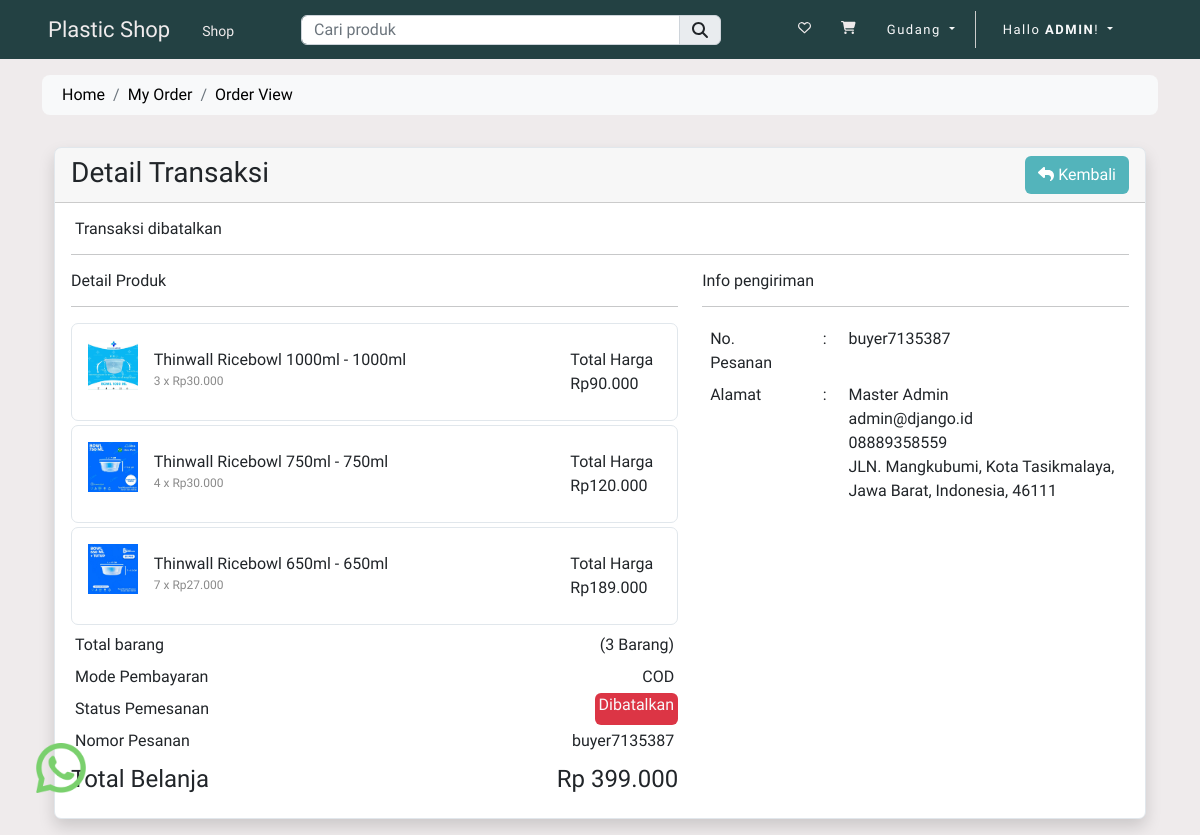
Screenshot of /order/view/buyer7135387 (signed in) with the database file from the repository.
### store/models.py (models this page shows, shortened)
class OrderItem(Model):
    order = ForeignKey(Order, on_delete=CASCADE)
    product = ForeignKey(Produk, on_delete=CASCADE)
    price = FloatField(null=False)
    quantity = IntegerField(null=False)

class Produk(Model):
    kategori = ForeignKey(Kategori, on_delete=CASCADE)
    slug = CharField(max_length=150, null=False, blank=False)
    name = CharField(max_length=150, null=False, blank=False)
    product_image = ImageField(
        upload_to=get_file_path, null=False, blank=False)
    small_description = CharField(max_length=250, null=False, blank=False)
    size = CharField(max_length=25, null=True, blank=True)
    kuantitas = IntegerField(null=True, blank=True)
    stok = IntegerField(null=False, blank=False)
    description = TextField(max_length=500, null=False, blank=False)
    selling_price = FloatField(null=False, blank=False)
    status = BooleanField(
        default=False, help_text="0=default, 1=Hidden")
    trending = BooleanField(
        default=False, help_text="0=default, 1=Trending")
    create_at = DateTimeField(auto_now_add=True)

class Order(Model):
    user = ForeignKey(User, on_delete=CASCADE)
    fname = CharField(max_length=150, null=False)
    lname = CharField(max_length=150, null=False)
    email = CharField(max_length=150, null=False)
    phone = CharField(max_length=150, null=False)
    address = TextField(null=False)
    city = CharField(max_length=150, null=False)
    state = CharField(max_length=150, null=False)
    country = CharField(max_length=150, null=False)
    pincode = CharField(max_length=150, null=False)
    total_price = FloatField(null=False)
    payment_mode = CharField(max_length=150, null=False)
    payment_id = CharField(max_length=250, null=True)
    orderstatuses = (
        ('Pending', 'Pending'),
        ('Shipped', 'Shipped'),
        ('Completed', 'Completed'),
        ('Cancelled', 'Cancelled'),
    )
    status = CharField(
        max_length=150, choices=orderstatuses, default='Pending')
    message = TextField(null=True)
    tracking_no = CharField(max_length=150, null=True)
    created_at = DateTimeField(auto_now_add=True)
    updated_at = DateTimeField(auto_now=True)

### store/controller/order.py (the view)
# urls.py: path('order/view/<str:t_no>', order.vieworder, name="orderview"),
def vieworder(request, t_no):
    user_agent = request.META.get('HTTP_USER_AGENT', '')
    device_type = parse(user_agent)
    if device_type.is_mobile:
        if device_type.device.family == 'iPhone' or device_type.os.family == 'Android':
            template_name = 'store/mobile/orders/view.html'
        else:
            template_name = 'store/mobile/orders/view.html'
    elif device_type.is_tablet:
        if device_type.device.family == 'iPad' or device_type.os.family == 'Android':
            template_name = 'store/tablet/orders/view.html'
        else:
            template_name = 'store/tablet/orders/view.html'
    elif device_type.is_pc:
        if device_type.os.family == 'Mac OS X' or device_type.os.family == 'Windows':
            template_name = 'store/desktop/orders/view.html'
        else:
            template_name = 'store/desktop/orders/view.html'
    else:
        template_name = 'store/desktop/orders/view.html'
    order = Order.objects.filter(
        tracking_no=t_no).filter(user=request.user).first()
    orderitems = OrderItem.objects.filter(order=order)
    for item in orderitems:
        item_total_price = item.price * item.quantity
        item.item_total_price = item_total_price
    order_count = OrderItem.objects.filter(order=order).count()
    context = {'order': order, 'orderitems': orderitems,
               'order_count': order_count}
    return render(request, template_name, context)

### store/templates/store/desktop/orders/view.html (shortened to what this page needs)
{% extends 'store/desktop/layouts/main.html' %}
{% load static %}
{% load humanize %}
{% block content %}
<div class="container py-3">
    <div class="row">
        <div class="col">
            <nav aria-label="breadcrumb" class="bg-light rounded-3 p-2 mb-3">
                <div class="container">
                    <ol class="breadcrumb mb-0">
                        <li class="breadcrumb-item"><a href="{% url 'home' %}">Home</a></li>
                        <li class="breadcrumb-item"><a href="{% url 'myorders' %}">My Order</a>
                        <li class="breadcrumb-item active" aria-current="page"><a href="{% url 'myorders' %}">Order
                                View</a>
                        </li>
                    </ol>
                </div>
            </nav>
        </div>
    </div>
    <div class="container mt-3">
        <div class="row">
            <div class="col-md-12">
                <div class="card shadow ">
                    <div class="card-header">
                        <h3 class="mb-0">Detail Transaksi
                            <a href="{% url 'myorders' %}" class="btn btn-dasar float-end"><i class="fa fa-reply"></i>
                                Kembali</a>
                        </h3>
                    </div>
                    <div class="card-body">
                        <div class="row">
                            <div class="col-md-12">
                                {% if order.status == 'Pending' %}
                                <h6 class="px-1"> Transaksi sedang diproses </h6>
                                {% elif order.status == 'Cancelled' %}
                                <h6 class="px-1"> Transaksi dibatalkan </h6>
                                {% elif order.status == 'Shipped' %}
                                <h6 class="px-1"> Produk sedang dalam pengiriman </h6>
                                {% elif order.status == 'Completed' %}
                                <h6 class="px-1"> Transaksi selesai </h6>
                                {% endif %}
                                <hr>
                            </div>
                            <div class="col-md-7">
                                <h6>Detail Produk</h6>
                                <hr>
                                {% for item in orderitems %}
                                <div class="card mb-1">
                                    <div class="p-3">
                                        <div class="row">
                                            <div class="col-md-1">
                                                <img src="{{ item.product.product_image.url }}" height="50px"
                                                    width="50px" alt="Product Image">
                                            </div>
                                            <div class="col-md-11">
                                                <div class="d-flex justify-content-between">
                                                    <div height="500px" width="50px">
                                                        <div class="p-2">
                                                            <div class="ms-2">
                                                                <div class="col-md-12">
                                                                    {{ item.product.name }} - {{ item.product.size }}
                                                                    <div style="color: #8a8a8a; font-size: 12px;">
                                                                        {{ item.quantity }} x
                                                                        Rp{{ item.price | stringformat:'d' | intcomma }}
                                                                    </div>
                                                                </div>
                                                            </div>
                                                        </div>
                                                    </div>
                                                    <div class="p-2">
                                                        <div class="float-end">Total Harga</div>
                                                        <br>
                                                        <div>
                                                            Rp{{ item.item_total_price | stringformat:'d' | intcomma }}
                                                        </div>
                                                    </div>
                                                </div>
                                            </div>
                                        </div>
                                    </div>
                                </div>
                                {% endfor %}
                                <div class="d-flex justify-content-between">
                                    <div class="p-1">Total barang</div>
                                    <div class="p-1">({{ order_count }} Barang)</div>
                                </div>
                                <div class="d-flex justify-content-between">
                                    <div class="p-1">Mode Pembayaran</div>
                                    <div class="p-1">{{ order.payment_mode }}</div>
                                </div>
                                <div class="d-flex justify-content-between">
                                    <div class="p-1">Status Pemesanan</div>
                                    {% if order.status == 'Pending' %}
                                    <label class="bg-warning text-dark px-1 rounded"> Tertunda </label>
                                    {% elif order.status == 'Cancelled' %}
                                    <label class="bg-danger text-light px-1 rounded"> Dibatalkan </label>
                                    {% elif order.status == 'Shipped' %}
                                    <label class="bg-primary text-light px-1 rounded"> Dikirim </label>
                                    {% elif order.status == 'Completed' %}
                                    <label class="bg-success text-light px-1 rounded"> Selesai </label>
                                    {% endif %}
                                </div>
                                <div class="d-flex justify-content-between">
                                    <div class="p-1">Nomor Pesanan</div>
                                    <div class="p-1">{{ order.tracking_no }}</div>
                                </div>
                                <h4 class="mt-2">Total Belanja <span class="float-end">
                                        Rp {{ order.total_price | stringformat:'d' | intcomma}}</span>
                                </h4>
                            </div>
                            <div class="col-md-5">
                                <h6>Info pengiriman</h6>
                                <hr>
                                <div class="row">
                                    <div class="col-md-3">
                                        <div class="px-2 py-1">No. Pesanan</div>
                                    </div>
                                    <div class="col-md-1">
                                        <div class="px-2 py-1"> : </div>
                                    </div>
                                    <div class="col-md-8 px-2 py-1">
                                        <div>{{ order.tracking_no }}</div>
                                    </div>
                                </div>
                                <div class="row">
                                    <div class="col-md-3">
                                        <div class="px-2 py-1">Alamat</div>
                                    </div>
                                    <div class="col-md-1">
                                        <div class="px-2 py-1"> : </div>
                                    </div>
                                    <div class="px-2 py-1 col-md-8">
                                        <div>{{ order.fname }} {{ order.lname }}</div>
                                        <div>{{ order.email }}</div>
                                        <div>{{ order.phone }}</div>
                                        <div>{{ order.address }},
                                            {{ order.city }},
                                            {{ order.state }},
                                            {{ order.country }},
                                            {{ order.pincode }}</div>
                                    </div>
                                </div>
                            </div>
                        </div>
                    </div>
                </div>
            </div>
        </div>
    </div>
</div>
{% endblock content %}

### store/templates/store/desktop/inc/navbar.html (shortened to what this page needs)
<nav class="navbar navbar-expand-sm navbar-dark bg-navbar-cust">
  <div class="collapse navbar-collapse " id="navbarSupportedContent">
    <a class="ms-5 navbar-brand {% if request.resolver_match.url_name == 'home' %}active{% endif %}"
      style="color: #EFEBEC; font-size: 22px;" href="{% url 'home' %}">Plastic Shop</a>
    <ul class="navbar-nav me-auto ms-2 me-auto mt-1">
      <li class="nav-item">
        <a class="nav-link" href="{% url 'collections' %}" style="color: #EFEBEC; font-size: 14px;">Shop</a>
      </li>
    </ul>
  </div>
  <div class="search-bar mt-1">
    <form action="{% url 'searchproduct' %}" method="POST">
      <div class="input-group mb-1">
        <input type="search" required class="form-control search-input" name="productsearch" id="searchproducts"
          placeholder="Cari produk">
        <button type="submit" class="input-group-text search-button"><i
            class="fa fa-search search-logo-button"></i></button>
      </div>
    </form>
  </div>
  <div class="collapse navbar-collapse justify-content-end" id="navbarSupportedContent">
    <ul id="" class="nav navbar-nav navbar-right link-cust">
      {% if user.is_authenticated %}
      <a class="nav-link me-1" href="{% url 'wishlist' %}" style="color: #EFEBEC; font-size: 13px;">
        <i class="far fa-heart"></i></a>
      <a class="nav-link me-1" href="{% url 'cart' %}" style="color: #EFEBEC; font-size: 13px;">
        <i class="fas fa-cart-shopping"></i></a>
      {% endif %}
      {% if user.is_superuser %}
      <li class="nav-item dropdown first-link-cust">
        <a class="nav-link btn btn-transparant dropdown-toggle text-light me-2" href="{% url 'gudang' %}"
          style="font-size: 13px;"> Gudang </a>
      </li>
      {% endif %}
      {% if user.is_authenticated %}
      <div class="dropdown me-5 ms-2">
        <ul class="navbar-nav">
          <li class="nav-item dropdown">
            <a class="nav-link btn btn-transparant dropdown-toggle text-light" href="#" data-bs-toggle="dropdown"
              style="font-size: 13px;"> Hallo
              <strong>{{ user | upper }}</strong>! </a>
          </li>
        </ul>
      </div>
      {% endif %}
    </ul>
  </div>
</nav>

### static/css/style.css (style rules this page uses)
body { background-color: #EFEBEC; }

### static/css/navbar.css (style rules this page uses)
.bg-navbar-cust { background: #234143; }
.link-cust a { color: #01325d; margin: 0 30px 0 10px; letter-spacing: 1.5px; }
.first-link-cust { padding-right: 3px; border-right: solid 1px #ccc; }
.search-bar { width: 35% !important; }
.search-input { height: 30px !important; }
.search-button { height: 30px !important; }

### static/css/card-product.css (style rules this page uses)
.card { border-radius: 7px !important; border-color: #e1e7ec; }

### store/templates/store/desktop/layouts/main.html (style rules this page uses)
* { font-family: 'Viga', sans-serif; }
a { text-decoration: none; color: #000; }

### store/templates/store/desktop/orders/view.html (style rules this page uses)
.btn-dasar { background-color: #53b4bb; color: white; }

### rows the page displays
OrderItem: product.product_image (picture), product.name "Thinwall Ricebowl 1000ml", product.size "1000ml", quantity "3", price "30.000", item_total_price "90.000"
OrderItem: product.product_image (picture), product.name "Thinwall Ricebowl 750ml", product.size "750ml", quantity "4", price "30.000", item_total_price "120.000"
OrderItem: product.product_image (picture), product.name "Thinwall Ricebowl 650ml", product.size "650ml", quantity "7", price "27.000", item_total_price "189.000"
Order: payment_mode "COD", tracking_no "buyer7135387", total_price "399.000", fname "Master", lname "Admin", email "admin@django.id", phone "08889358559", address "JLN. Mangkubumi", city "Kota Tasikmalaya", state "Jawa Barat", country "Indonesia", pincode "46111"

### other values shown
{{ user | upper }} "ADMIN"
{{ order_count }} "3"
